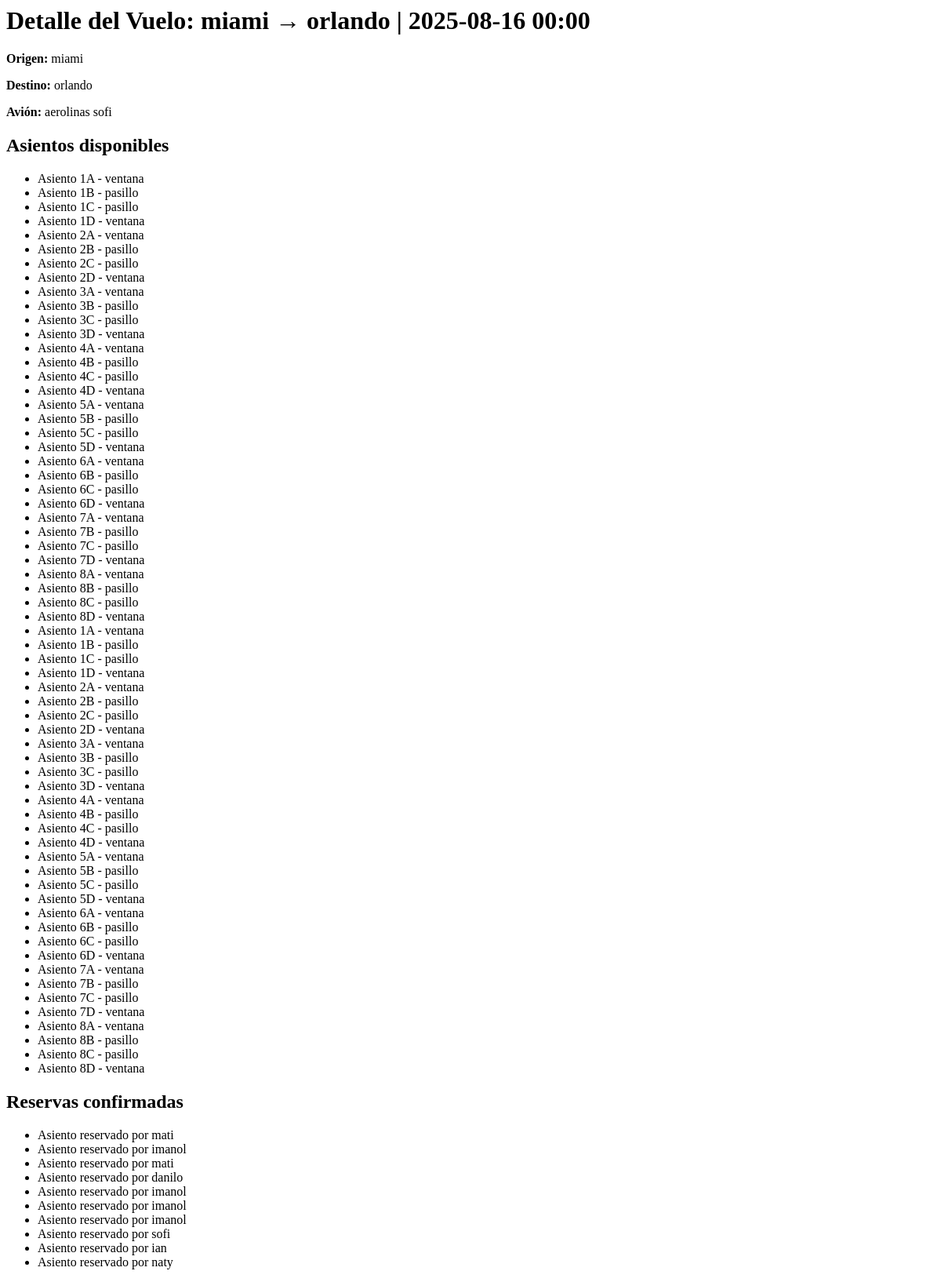
The page /vuelos/1/ (signed in) on the database as committed earlier.
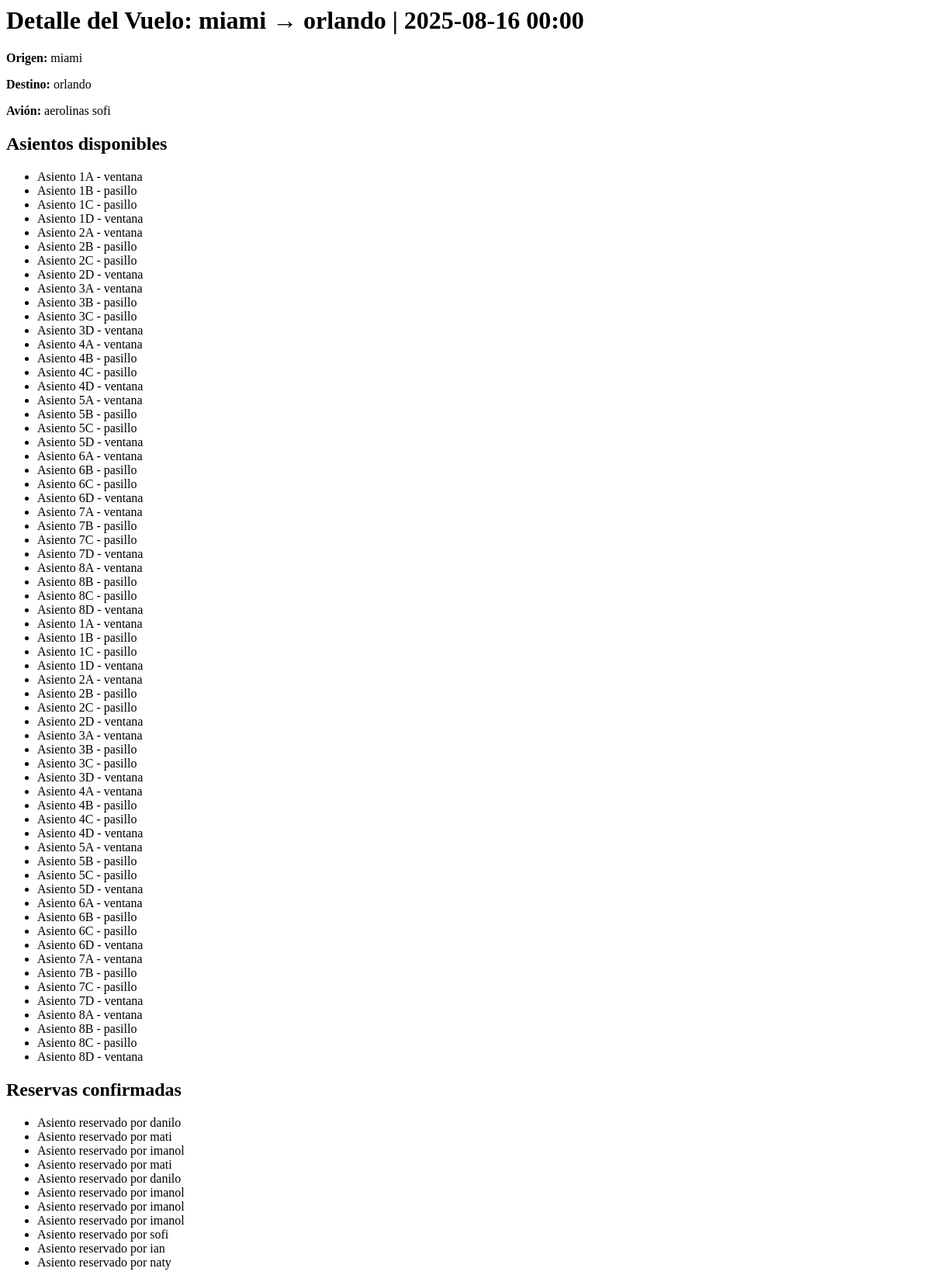
The same page on the database as committed later.
### reservas/models.py (models this page shows, shortened)
class Asiento(models.Model):
    avion = models.ForeignKey(Avion, on_delete=models.CASCADE, related_name="asientos")
    fila = models.IntegerField()
    columna = models.CharField(max_length=1)
    tipo = models.CharField(max_length=20, choices=[
        ('ventana', 'Ventana'),
        ('pasillo', 'Pasillo'),
        ('medio', 'Medio')
    ])
    estado = models.CharField(max_length=20, choices=[
        ('disponible', 'Disponible'),
        ('ocupado', 'Ocupado')
    ], default='disponible')

class Reserva(models.Model):
    ESTADO_CHOICES = [
        ('pendiente', 'Pendiente'),
        ('confirmada', 'Confirmada'),
        ('cancelada', 'Cancelada'),
    ]
    pasajero = models.ForeignKey(Pasajero, on_delete=models.CASCADE, related_name="reservas")
    vuelo = models.ForeignKey(Vuelo, on_delete=models.CASCADE, related_name="reservas")
    asiento = models.OneToOneField(AsientoVuelo, on_delete=models.PROTECT) # PROTECT para evitar borrar asiento reservado
    fecha_reserva = models.DateTimeField(auto_now_add=True)
    estado = models.CharField(max_length=20, choices=ESTADO_CHOICES, default='pendiente')
    precio_final = models.DecimalField(max_digits=10, decimal_places=2, blank=True, null=True)
    class Meta:
        verbose_name = "Reserva"
        verbose_name_plural = "Reservas"
        ordering = ['-fecha_reserva']

### pasajeros/models.py (models this page shows, shortened)
class Pasajero(models.Model):
    TIPO_DOCUMENTO_CHOICES = [
        ('DNI', 'DNI'),
        ('PAS', 'Pasaporte'),
        ('LC', 'Libreta Cívica'),
        ('LE', 'Libreta de Enrolamiento'),
        ('OTRO', 'Otro'),
    ]
    nombre = models.CharField(max_length=100)
    tipo_documento = models.CharField(max_length=10, choices=TIPO_DOCUMENTO_CHOICES)
    documento = models.CharField(max_length=30, unique=True)
    email = models.EmailField()
    telefono = models.CharField(max_length=20)
    fecha_nacimiento = models.DateField()
    class Meta:
        verbose_name = 'Pasajero'
        verbose_name_plural = 'Pasajeros'
        ordering = ['nombre']

### vuelos/views.py (the view)
# urls.py: path('<int:vuelo_id>/', views.vuelo_detail, name='vuelo_detail'),
@login_required
def vuelo_detail(request, vuelo_id):
    vuelo = get_object_or_404(Vuelo, pk=vuelo_id)
    asientos_disponibles = vuelo.avion.asientos.filter(estado="disponible")
    reservas_confirmadas = vuelo.reservas.filter(estado="confirmada").select_related('asiento', 'pasajero')
    return render(request, 'vuelos/vuelo_detail.html', {
        'vuelo': vuelo,
        'asientos_disponibles': asientos_disponibles,
        'reservas_confirmadas': reservas_confirmadas
    })

### vuelos/models.py (called while the page is built)
    def __str__(self):
        return f"{self.origen} → {self.destino} | {self.fecha_salida.strftime('%Y-%m-%d %H:%M')}"

### vuelos/templates/vuelos/vuelo_detail.html
<h1>Detalle del Vuelo: {{ vuelo }}</h1>
<p><strong>Origen:</strong> {{ vuelo.origen }}</p>
<p><strong>Destino:</strong> {{ vuelo.destino }}</p>
<p><strong>Avión:</strong> {{ vuelo.avion.modelo }}</p>
<h2>Asientos disponibles</h2>
<ul>
  {% for asiento in asientos_disponibles %}
    <li>Asiento {{ asiento.fila }}{{ asiento.columna }} - {{ asiento.tipo }}</li>
  {% empty %}
    <li>No hay asientos disponibles.</li>
  {% endfor %}
</ul>
<h2>Reservas confirmadas</h2>
<ul>
  {% for reserva in reservas_confirmadas %}
    <li>Asiento {{ reserva.asiento.fila }}{{ reserva.asiento.columna }} reservado por {{ reserva.pasajero.nombre }}</li>
  {% empty %}
    <li>No hay reservas confirmadas.</li>
  {% endfor %}
</ul>

Rows that differ between the two databases and show on the page:
added Reserva: pasajero.nombre "danilo"
